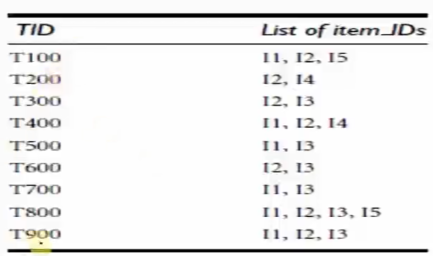
#> input picture Machine Learning/Association Rule/Apriori/images/data.png, 433 x 256 px, found by its file name
$ jupyter execute --allow-errors dbscan.ipynb
#> lines starting #> are read from the running program, lines starting #| are printed output that depends on the picture
1. [DBSCAN clustering](#dbscan-clustering)

#### DBSCAN (Density-Based Spatial Clustering of Applications with Noise) clustering:
- used to cluster data points that are dense in nature
- works great with non linear data
- challenged when working with high dimensional data
    - due to curse of dimensionality

- at first, we set the values for ε Epsilon and min_point
    - ε => radius of the circle with data point as the center
    - min_point => minimum number of points (threshold)

[cell 1]
from PIL import Image
from IPython.display import display

#> (the rest of this cell did not finish here and is left out)

- there are 3 types of data points here
    - if min_pts = 3
    - core point
        - satisfy the min_point condition
    - border point
        - doesnt satisy min_point condition but there are data points existing within the circle greater than 1
    - noise point
        - there is only 1 point within the circle
        - not satisfying the min_point condition
- if we use min_pt as 1, then we will cluster even the noise point and the cluster of data point is not correct

- lets start with unclustered data

[cell 2]
from PIL import Image
from IPython.display import display

img = Image.open('images/data.png')
#> img is the input picture: PIL image 433x256 RGBA; mean R, G, B, A 238, 237.8, 237.7, 255
new_image = img.resize((500, 300))
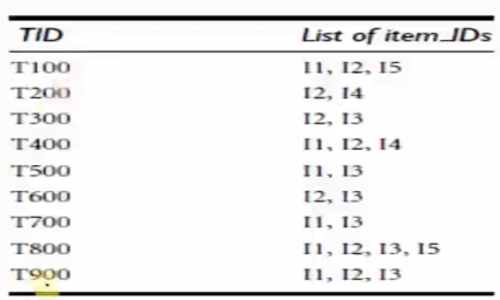
#> new_image: PIL image 500x300 RGBA; mean R, G, B, A 238, 237.8, 237.7, 255
display(new_image)

- at first, if we choose a random data point and with the ε value as the radius we draw a circle
- after drawing the circle, we identify the number of data points within the circle

[cell 3]
from PIL import Image
from IPython.display import display

img = Image.open('images/step1.png')
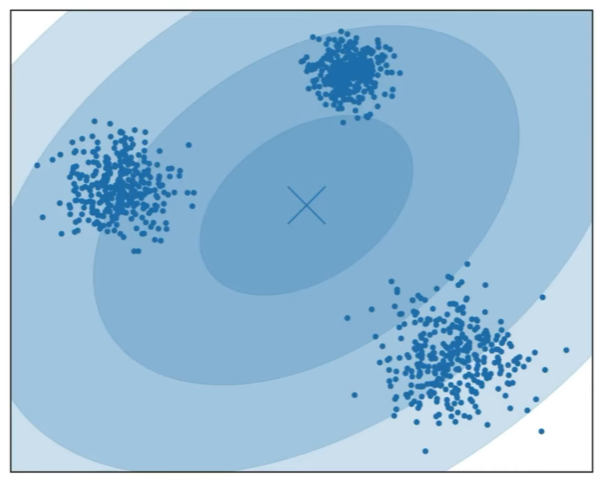
#> input picture Machine Learning/Clustering/Model-based/Gaussian Mixture Models (GMM)/images/step1.png, 604 x 483 px, found by its file name
#> img is the input picture: PIL image 604x483 RGBA; mean R, G, B, A 154.6, 191.3, 217.6, 255
new_image = img.resize((500, 300))
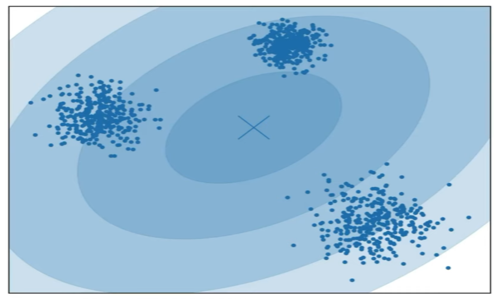
#> new_image: PIL image 500x300 RGBA; mean R, G, B, A 154.6, 191.2, 217.5, 255
display(new_image)
